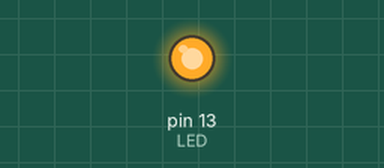
This sketch was run on a simulated Arduino Uno, built with avr-gcc and run on an emulated ATmega328P. Parts: output pins drawn as LEDs (lit = HIGH).

Above: at 2.0 s.
At 8.1 s:
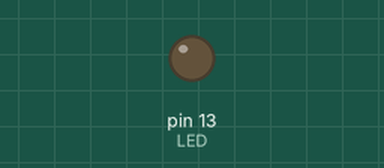
Timing chart, 0 to 12.7 s (numbered marks = the images above):
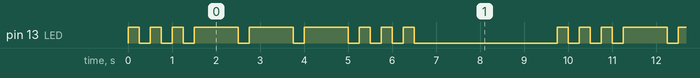

Measured:
- by itself, pin 13 (LED): repeats every 9.8 s: 2 × (LOW 0.25 s, HIGH 0.25 s), 3 × (LOW 0.25 s, HIGH 1.0 s), 3 × (LOW 0.25 s, HIGH 0.25 s), LOW 3.3 s, HIGH 0.25 s
- by itself, everything shown: repeats every 9.8 s, in 18 steps

The sketch:

funduino_de_SOS.ino
```cpp
/**
 * file: funduion_de_SOS
 * date: 06.08.2016 13:21 Uhr
 *
 * <h1>SOS morse signal LED</h1>
 *
 * For more information {@see https://www.arduino.cc/en/Hacking/LibraryTutorial}.
 *
 * @autor deeagle <code@deeagle.de>
 *
 */

int LED = 13;

/**
 * Runs only once
 */
void setup()
{
  pinMode(LED, OUTPUT);
}


/**
 * The main loop which will be used after init {@see this#setup()}
 */
void loop()
{
  dot();
  dot();
  dot();
  dash();
  dash();
  dash();
  dot();
  dot();
  dot();
  delay(3000);
}

void dot()
{
  digOn(LED);
  delay(250);
  digOff(LED);
  delay(250);
}

void dash()
{
  digOn(LED);
  delay(1000);
  digOff(LED);
  delay(250);
}

/**
 * Set the power to {@code HIGH} on given port.
 */
void digOn(int outputPort)
{
  digitalWrite(outputPort, HIGH);
}


/**
 * Set the power to {@code LOW} on given port.
 */
void digOff(int outputPort)
{
  digitalWrite(outputPort, LOW);
}
```
